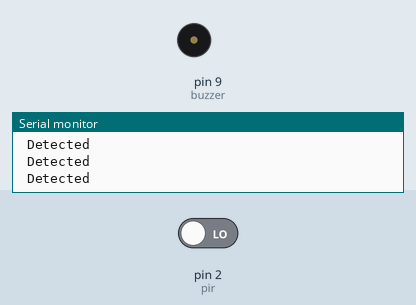
A sketch run on a simulated Arduino Uno, built with avr-gcc and run on an emulated ATmega328P. On the bench: buzzer (waves = sounding, pin HIGH), the last lines printed to the serial monitor. The test bench sets the inputs (shaded band); at power-on: pin 2 (pir) LOW.

Above: at 1.8 s.
1.9 s: pin 2 (pir) driven HIGH
At 2.4 s:
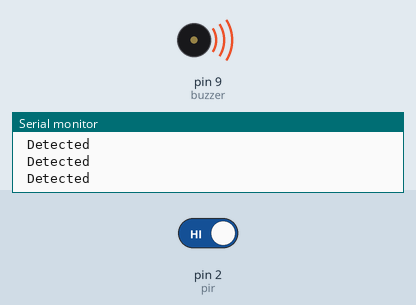
4.9 s: pin 2 (pir) driven LOW
At 5.9 s:
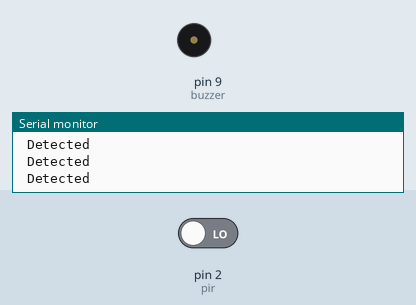
Timing chart, 0 to 7.9 s (numbered marks = the images above; inputs shaded):
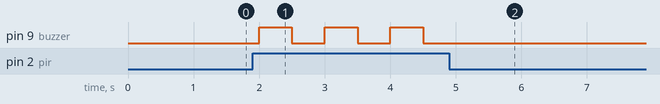

Measured:
- after the input at 1.9 s, pin 9 (buzzer): alternates HIGH for 0.50 s and LOW for 0.50 s, starting after 0.10 s
- after the input at 4.9 s, pin 9 (buzzer): stops changing and stays LOW

The sketch:

Pir_With_Buzzer.ino
```cpp
int pir = 2;
int buzzer = 9;

void setup()
{
  pinMode(pir,INPUT);
  pinMode(buzzer,OUTPUT);
  Serial.begin(9600);
}

void loop()
{
  int motionDetect = digitalRead(pir);

  if(motionDetect == HIGH)
  {
    Serial.println(" Detected ");
    digitalWrite( buzzer,HIGH);
    delay(500);
    digitalWrite(buzzer,LOW);
  }

  else
  {
    Serial.println(" Detected ");
  }

  delay(500);
}
```
